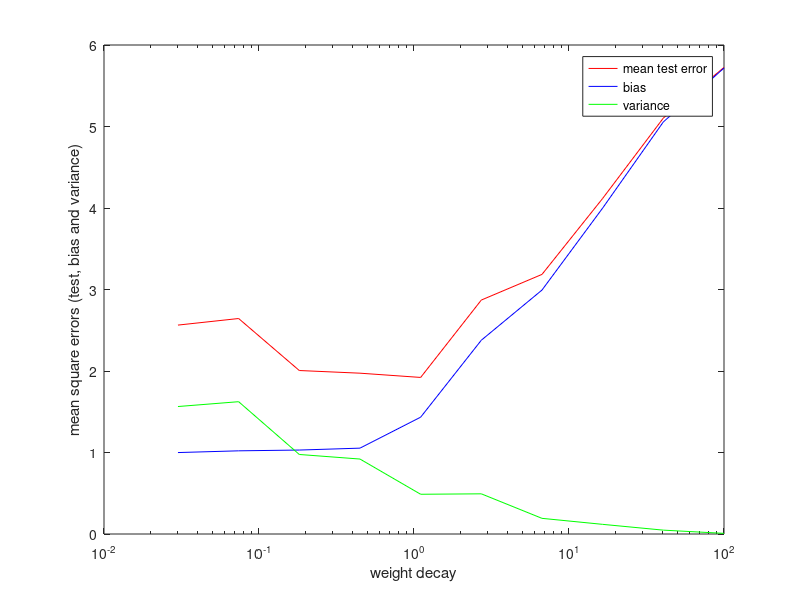

This chart was generated by the following MATLAB code:
clear
close all
warning off
rng(0)   %fix random generator seed

%%%%%%%%%%%%%%%%%%%%%%% Parameters %%%%%%%%%%%%%%%%%%%%%%%%%%%%%
w_t = [1 2 0.5]';	   % True weights
noiselevel = 1.0;   % Variance of Gaussian noise on data
d = size(w_t,1);     % Number of dimensions
N = 5;              % Training set size
Ntest= 10000;        % Size of test set 
repetitions=20;      % number of repetitions
alfmin = 0.03;        % minimal weigth decay
alfmax = 100.0;       % maximal weigth decay
M=10;                % number of weight decays

%%%%%%%% Pre-allocation of variables %%%%%%%%
alfs = NaN*ones(1,M);
meanarr = NaN*ones(1,M);
biasarr = NaN*ones(1,M);
variancearr = NaN*ones(1,M);
Ytest = NaN*ones(Ntest,repetitions);

%%%%%%%%%% Make statistical sample of samples for bias&variance %%%%%%%%%%
n=1;
for k=1:M,  % weight decays
    alf = alfmin*(alfmax/alfmin).^((k-1)/(M-1));
    disp(['Weight decay # ',int2str(k),' of ',int2str(M),' decays'])
     % d-dimensional model data set
    Xtest=randn(Ntest,d);
    Xtest(:,1)=ones(Ntest,1);
    Ttest=(Xtest*w_t);
    noisetest = randn(Ntest,1) * noiselevel;
    Ttest= Ttest + noisetest;

    for j=1:repetitions
        % Small model (d-1) dimensional
        Xtrain=randn(N,d);
        Xtrain(:,1)=ones(N,1);
        Ttrain = (Xtrain*w_t);
        noise = randn(N,1) * noiselevel;
        Ttrain = Ttrain + noise;

        % Find optimal weights for the regularized model
        w = pinv(Xtrain'*Xtrain + alf*eye(d))*(Xtrain'*Ttrain);

        % compute test set predictions
        Ytest(:,j) = Xtest*w;

        % save the results for later 

    end  % end of repetitions
    
    % your code goes here (solve for mean_error, bias_error, variance_error) 
    Ybias = mean(Ytest,2) - Ttest;
    bias_error= mean((mean(Ytest,2) - Ttest).^2);
    variance_error= mean(mean((Ytest-mean(Ytest,2)).^2,2));
    mean_error= bias_error + variance_error;
    
    alfs(n)=alf;
    meanarr(n)=mean_error;
    biasarr(n)=bias_error;
    variancearr(n)=variance_error;
    n=n+1;

end  % end of weight decay loop


%%%%%%%%%%%%% Plot results %%%%%%%%%%%%%%%%%%%%%%%%%
figure(1), 
hold off,
h1=semilogx(alfs,meanarr,'r');
hold on
h2=semilogx(alfs,biasarr,'b');
h3=semilogx(alfs,variancearr,'g');
legend('mean test error', 'bias','variance')
xlabel('weight decay')
ylabel('mean square errors (test, bias and variance)')
